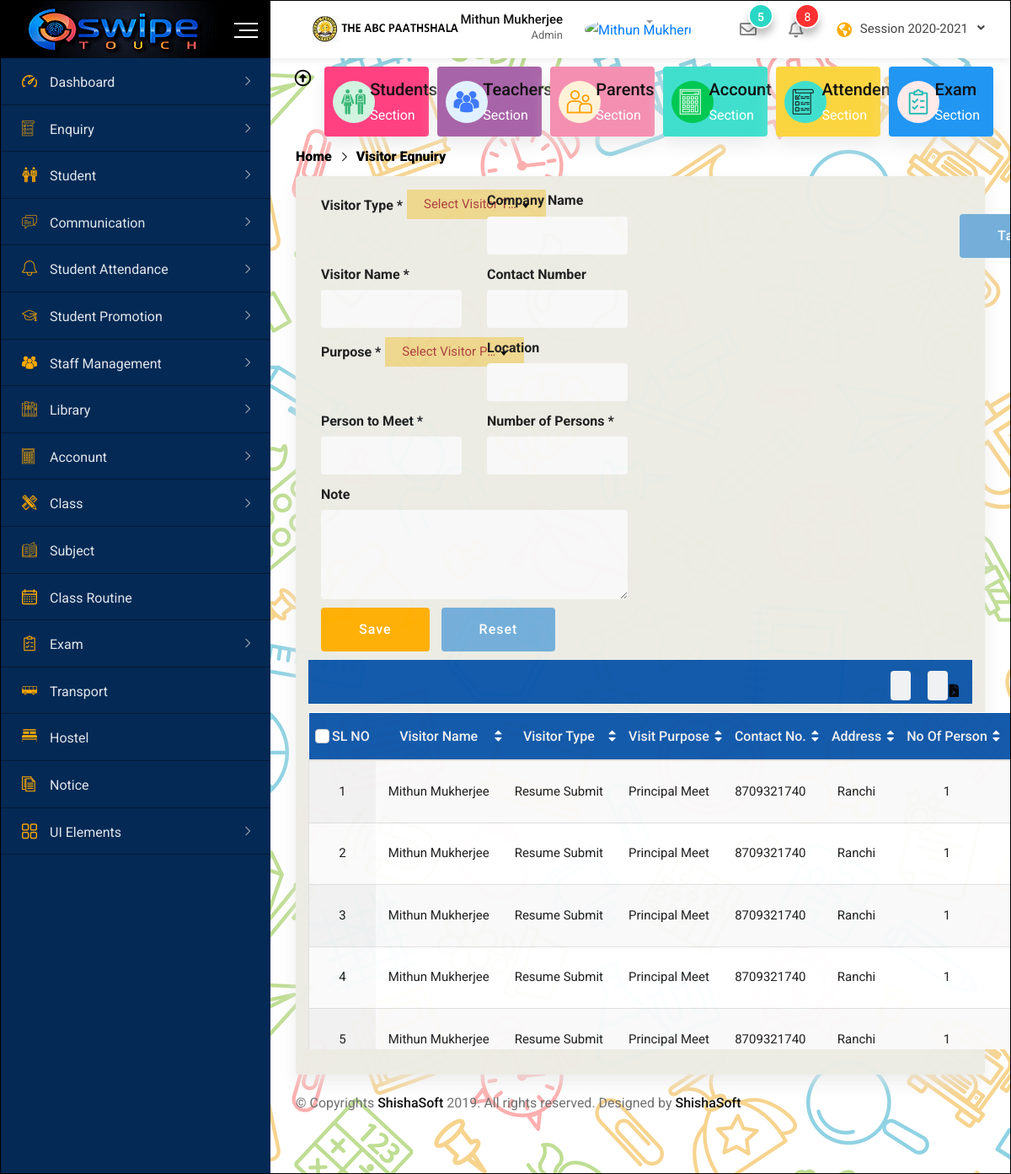
The page /visitorEnquiry.php (signed in) on the database its author committed.
### tables this page shows
CREATE TABLE `visitor_enquiry_table` (
  `veid` int(11) NOT NULL,
  `visitor_type_id` int(11) NOT NULL,
  `visitor_name` varchar(100) NOT NULL,
  `contact_no` varchar(10) NOT NULL,
  `company_name` varchar(100) NOT NULL,
  `visit_purpose_id` int(11) NOT NULL,
  `location` varchar(100) NOT NULL,
  `person_to_meet` varchar(100) NOT NULL,
  `no_of_person` tinyint(4) NOT NULL,
  `date_of_visit` date NOT NULL,
  `in_time` time NOT NULL,
  `out_time` time DEFAULT NULL,
  `note` varchar(100) NOT NULL,
  `created_by` varchar(100) NOT NULL,
  `created_on` timestamp NOT NULL DEFAULT current_timestamp() ON UPDATE current_timestamp(),
  `school_id` int(11) NOT NULL
);

CREATE TABLE `visitor_type_master` (
  `vtid` tinyint(4) NOT NULL,
  `Visitor_Type` varchar(100) NOT NULL,
  `enabled` tinyint(1) NOT NULL DEFAULT 1,
  `school_id` int(11) NOT NULL,
  `created_on` timestamp NOT NULL DEFAULT current_timestamp() ON UPDATE current_timestamp(),
  `created_by` varchar(100) NOT NULL
);

CREATE TABLE `visit_purpose_master` (
  `vpid` int(11) NOT NULL,
  `visitor_purpose` varchar(100) NOT NULL,
  `enabled` tinyint(1) NOT NULL DEFAULT 1,
  `school_id` int(11) NOT NULL,
  `created_by` varchar(100) NOT NULL,
  `created_on` timestamp NOT NULL DEFAULT current_timestamp() ON UPDATE current_timestamp()
);

### visitorEnquiry.php (the view, shortened to what this page needs)
<?php
include 'dbobj.php';
?>
<!doctype html>
<html class="no-js" lang="">
<head>
    <link rel="stylesheet" href="css/normalize.css">
    <link rel="stylesheet" href="css/main.css">
    <link rel="stylesheet" href="css/bootstrap.min.css">
    <link rel="stylesheet" href="css/all.min.css">
    <link rel="stylesheet" href="fonts/flaticon.css">
    <link rel="stylesheet" href="css/animate.min.css">
    <link rel="stylesheet" href="css/select2.min.css">
    <link rel="stylesheet" href="css/datepicker.min.css">
    <link rel="stylesheet" href="css/jquery.dataTables.min.css">
    <link rel="stylesheet" href="style.css">
</head>
<body>
    <div id="wrapper" class="wrapper bg-ash">
        <?php include ('includes/navbar.php') ?>
        <div class="dashboard-page-one">
            <?php
            include 'includes/sidebar.php';
            ?>
            <div class="dashboard-content-one">
				<?php include ('includes/hot-link.php'); ?>
                <div class="breadcrumbs-area">
                   <ul>
                        <li>
                            <a href="dashboard.php">Home</a>
                        </li>
                        <li>Visitor Eqnuiry</li>
                    </ul>
                </div>
                <div class="card height-auto">
                    <div class="card-body bg-skybluelight">
                        <form class="new-added-form" action="VisitorEnquiry2.php" method="post">
                            <div class="row">
							<div class="main-form-area-visitor col-xl-6 col-lg-6 col-12">
							    <div class="col-xl-6 col-lg-6 col-12 form-group">
                                    <label>Visitor Type *</label>
                                </div>
								<div class="col-xl-6 col-lg-6 col-12 form-group">
                                    <label>Company Name</label>
                                    <input type="text" id="companyname" name="companyname" placeholder="" class="form-control" >
                                </div>
								<div class="col-xl-6 col-lg-6 col-12 form-group">
                                    <label>Visitor Name *</label>
                                    <input type="text" id="vname" name="vname" placeholder="" class="form-control" onkeypress="lettersOnly(event);" onkeyup="restrict_textlength('vname','100');" required>
                                </div>
								 <div class="col-xl-6 col-lg-6 col-12 form-group">
                                    <label>Contact Number</label>
                                    <input type="text" id="contactno" name="contactno" placeholder="" class="form-control" onkeypress="return isNumberKey(event);"  onkeyup="restrict_textlength('contactno','10');">
                                </div>
							    <div class="col-xl-6 col-lg-6 col-12 form-group">
                                    <label>Purpose *</label>
                                </div>
								<div class="col-xl-6 col-lg-6 col-12 form-group">
                                    <label>Location</label>
                                    <input type="text" id="location" name="location" placeholder="" class="form-control" onkeypress="lettersOnly(event);" onkeyup="restrict_textlength('vname','100');" required>
                                </div>
                                <div class="col-xl-6 col-lg-6 col-12 form-group">
                                    <label>Person to Meet *</label>
                                    <input type="text" id="personmeet" name="personmeet" placeholder="" class="form-control" required>
                                </div>
								 <div class="col-xl-6 col-lg-6 col-12 form-group">
                                    <label>Number of Persons *</label>
                                    <input type="text" id="nperson" name="nperson" placeholder="" class="form-control" onkeypress="return isNumberKey(event);" required>
                                </div>
								<div class="col-xl-12 col-lg-12 col-12 form-group">
                                    <label>Note</label>
                                    <textarea class="textarea form-control" name="note" id="note" cols="10" rows="4" onkeyup="restrict_textlength('note','100');"></textarea>
                                </div>
								<div class="col-xl-12 col-lg-12 col-12 form-group">
										<button type="submit" class="btn-fill-lg btn-gradient-yellow btn-hover-bluedark">Save</button>
										<button type="button" onclick="showurl();" class="btn-fill-lg bg-blue-dark btn-hover-yellow">Reset</button>
								</div>
						    </div>
							<div class="snap-area-visitor col-xl-6 col-lg-6 col-12">
                                <div class="col-xl-6 col-lg-6 col-12" id="camContainer" >
                                </div>
                                <div class="col-xl-6 col-lg-6 col-12" id="picture_from_cam" >
                                </div>
                                <div class="col-xl-6 col-lg-6 col-12">
                                    <button type="button" onclick="take_snapshot();" class="btn-fill-lg bg-blue-dark btn-hover-yellow take-snap">Take Snap</button>
                                </div>
						    </div>
                        </form>
                        <?php
                            $getVisitorEnquiry_sql="select vet.*,date_format(vet.created_on,'%d-%m-%Y') as createdon,vtm.visitor_type as visitor_type,vpm.visitor_purpose as visit_purpose from visitor_enquiry_table vet, visitor_type_master vtm, visit_purpose_master vpm where vtm.vtid=vet.visitor_type_id and vpm.vpid=vet.visit_purpose_id and out_time is null  and vet.school_id=" . $_SESSION["SCHOOLID"] . " order by date_of_visit desc";
                            $getVisitorEnquiry_result=mysqli_query($dbhandle,$getVisitorEnquiry_sql);
                        ?>
						<div class="tabular-section-info">
							<div class="col-2-xxxl col-xl-2 col-lg-2 col-12 form-group">
							</div>
							<div class="col-2-xxxl col-xl-2 col-lg-2 col-12 form-group">
							</div>
							<div class="col-2-xxxl col-xl-2 col-lg-2 col-12 form-group">
							</div>
							<div class="col-2-xxxl col-xl-2 col-lg-2 col-12 form-group">
							</div>
							<div class="col-2-xxxl col-xl-2 col-lg-2 col-12 form-group">
							</div>
							<div class="col-2-xxxl col-xl-2 col-lg-2 col-12 form-group">
							<span class="dexcel"><a href="#"><i class="fas fa-file-excel"></i></a></span><span class="dpdf"><a href="javascript:demoFromHTML();"><i class="fas fa-file-pdf"></i></a></span>
							</div>
					    </div>
						<div class="tabular-section-detail" id="visitorlist">
                            <div class="table-responsive">
                                <table class="table display data-table text-nowrap" id="visitor-list">
                                    <thead>
                                        <tr>
                                            <th width="5%">
                                            <div class="form-check">
                                                    <label class="form-check-label">SL NO</label>
                                            </div>
                                            </th>
                                            <th width="10%">Visitor Name</th>
                                            <th width="10%">Visitor Type</th>
                                            <th width="10%">Visit Purpose</th>
                                            <th width="10%">Contact No.</th>
                                            <th width="10%">Address</th>
                                            <th width="5%">No Of Person</th>
                                            <th width="10%">Date</th>
                                        </tr>
                                    </thead>
                                    <tbody>
                                        <?php
                                            $cnt=1;
                                            while($getVisitorEnquiry_row=$getVisitorEnquiry_result->fetch_assoc())
                                            {
                                                    $str='SLNo.-' . $cnt;
                                                    $str= $str . ';Visitor Name-'. $getVisitorEnquiry_row["visitor_name"];
                                                    $str= $str . ';Visitor Type-'. $getVisitorEnquiry_row["visitor_type"];
                                                    $str= $str . ';Purpose-' . $getVisitorEnquiry_row["visit_purpose"];
                                                    $str= $str . ';Contact Number-' . $getVisitorEnquiry_row["contact_no"];
                                                    $str= $str . ';Address-' . $getVisitorEnquiry_row["location"] ;
                                                    $str= $str . ';Number of Person-' . $getVisitorEnquiry_row["no_of_person"];
                                                    $str= $str . ';Visiging Date-' . $getVisitorEnquiry_row["date_of_visit"];
                                                    $str= $str . ';In Time-' . $getVisitorEnquiry_row["in_time"];
                                                echo '<tr id=id="visitor"' . $cnt . '>
                                                        <td>' . $cnt . '</td>
                                                        <td>' . $getVisitorEnquiry_row["visitor_name"] .  '</td>
                                                        <td>' . $getVisitorEnquiry_row["visitor_type"] .  '</td>
                                                        <td>' . $getVisitorEnquiry_row["visit_purpose"] .  '</td>
                                                        <td>' . $getVisitorEnquiry_row["contact_no"] .  '</td>
                                                        <td>' . $getVisitorEnquiry_row["location"] .  '</td>
                                                        <td>' . $getVisitorEnquiry_row["no_of_person"] .  '</td>
                                                        <td>' . $getVisitorEnquiry_row["date_of_visit"] .  '</td>
                                                        <td>' . $getVisitorEnquiry_row["in_time"] .  '</td>
                                                        <td id="td_outtime'.$cnt.'">' . ($getVisitorEnquiry_row["out_time"]!="" ? $getVisitorEnquiry_row["out_time"] : '<input type="time" step="1" min='. "'1:00'" . " max='12:59' " . ' id="outtime' . $cnt . '" name="outtime" class="form-control"> <img src="img/update-icon.png" class="update" alt="update" onClick="outtime(' . "'outtime" . $cnt . "'," . $getVisitorEnquiry_row["veid"] .  ",'td_outtime" . $cnt ."'" . ');" />').' </td>
                                                        <td class="text-center"><a href="app_images/visitors/visitor' . $getVisitorEnquiry_row["veid"]. '.png"><img src="app_images/visitors/visitor' . $getVisitorEnquiry_row["veid"]. '.png" alt="visitor"></a></td>
                                                        <td>Print <input type="hidden" id="printval' . $cnt . '" value=" ' . $str . '"> </td>
                                                    </tr>';
                                                    $cnt++;
                                            }
                                        ?>
                                    </tbody>
                                </table>
                            </div>
						</div>
                    </div>
                </div>
                <footer class="footer-wrap-layout1">
                    <div class="copyright">© Copyrights <a href="#">ShishaSoft</a> 2019. All rights reserved. Designed by <a
                            href="#">ShishaSoft</a></div>
                </footer>
            </div>
        </div>
    </div>
</body>
</html>

### rows shown on the page
visitor_enquiry_table: visitor_name "Mithun Mukherjee", visitor_type_master.Visitor_Type "Resume Submit", visit_purpose_master.visitor_purpose "Principal Meet", contact_no "8709321740", location "Ranchi", no_of_person "1"
visitor_enquiry_table: visitor_name "Mithun Mukherjee", visitor_type_master.Visitor_Type "Resume Submit", visit_purpose_master.visitor_purpose "Principal Meet", contact_no "8709321740", location "Ranchi", no_of_person "1"
visitor_enquiry_table: visitor_name "Mithun Mukherjee", visitor_type_master.Visitor_Type "Resume Submit", visit_purpose_master.visitor_purpose "Principal Meet", contact_no "8709321740", location "Ranchi", no_of_person "1"
visitor_enquiry_table: visitor_name "Mithun Mukherjee", visitor_type_master.Visitor_Type "Resume Submit", visit_purpose_master.visitor_purpose "Principal Meet", contact_no "8709321740", location "Ranchi", no_of_person "1"
visitor_enquiry_table: visitor_name "Mithun Mukherjee", visitor_type_master.Visitor_Type "Resume Submit", visit_purpose_master.visitor_purpose "Principal Meet", contact_no "8709321740", location "Ranchi", no_of_person "1"

### other values the page prints
$_SESSION["NAME"] "Mithun Mukherjee"
